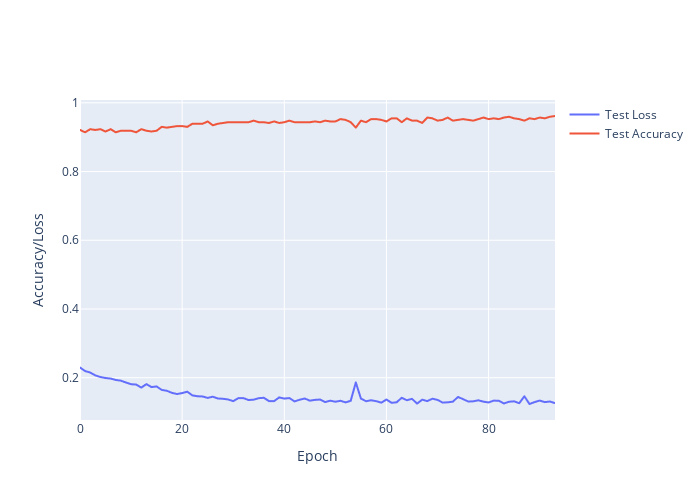

This figure's notebook cell:
### Code cell
result_plot = go.Figure()
result_plot.add_trace(go.Scattergl(y=history.history['val_loss'],
                    name='Test Loss'))
result_plot.add_trace(go.Scattergl(y=history.history['val_accuracy'],
                    name='Test Accuracy'))
result_plot.update_layout(height=500, width=700,
                  xaxis_title='Epoch',
                  yaxis_title='Accuracy/Loss')
result_plot.show()
